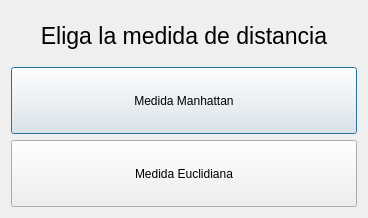
<?xml version="1.0" encoding="UTF-8"?>
<ui version="4.0">
 <class>Dialog</class>
 <widget class="QDialog" name="Dialog">
  <property name="geometry">
   <rect>
    <x>0</x>
    <y>0</y>
    <width>368</width>
    <height>218</height>
   </rect>
  </property>
  <property name="windowTitle">
   <string>Distancias</string>
  </property>
  <layout class="QGridLayout" name="gridLayout_2">
   <item row="0" column="0">
    <layout class="QGridLayout" name="gridLayout">
     <item row="0" column="0">
      <layout class="QVBoxLayout" name="verticalLayout_2">
       <property name="spacing">
        <number>6</number>
       </property>
       <item>
        <widget class="QLabel" name="label">
         <property name="sizePolicy">
          <sizepolicy hsizetype="Ignored" vsizetype="Minimum">
           <horstretch>0</horstretch>
           <verstretch>0</verstretch>
          </sizepolicy>
         </property>
         <property name="maximumSize">
          <size>
           <width>16777215</width>
           <height>50</height>
          </size>
         </property>
         <property name="font">
          <font>
           <pointsize>17</pointsize>
           <weight>50</weight>
           <bold>false</bold>
          </font>
         </property>
         <property name="text">
          <string>Eliga la medida de distancia</string>
         </property>
         <property name="alignment">
          <set>Qt::AlignCenter</set>
         </property>
        </widget>
       </item>
       <item>
        <widget class="QPushButton" name="ManBtn">
         <property name="sizePolicy">
          <sizepolicy hsizetype="Ignored" vsizetype="Ignored">
           <horstretch>0</horstretch>
           <verstretch>0</verstretch>
          </sizepolicy>
         </property>
         <property name="minimumSize">
          <size>
           <width>50</width>
           <height>50</height>
          </size>
         </property>
         <property name="text">
          <string>Medida Manhattan</string>
         </property>
        </widget>
       </item>
       <item>
        <widget class="QPushButton" name="EuBtn">
         <property name="sizePolicy">
          <sizepolicy hsizetype="Ignored" vsizetype="Ignored">
           <horstretch>0</horstretch>
           <verstretch>0</verstretch>
          </sizepolicy>
         </property>
         <property name="minimumSize">
          <size>
           <width>50</width>
           <height>50</height>
          </size>
         </property>
         <property name="text">
          <string>Medida Euclidiana</string>
         </property>
        </widget>
       </item>
      </layout>
     </item>
    </layout>
   </item>
  </layout>
 </widget>
 <resources/>
 <connections/>
</ui>
